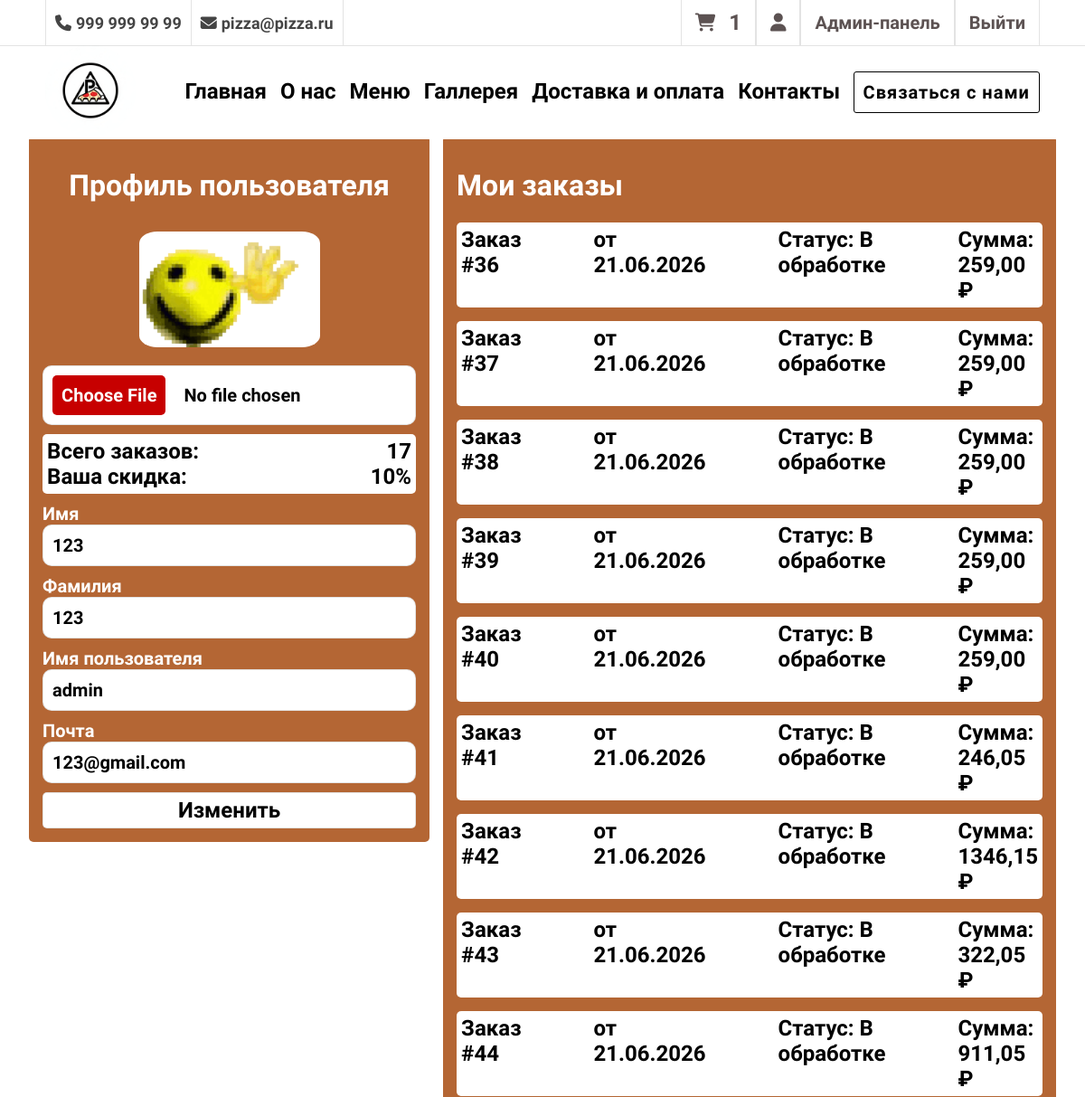
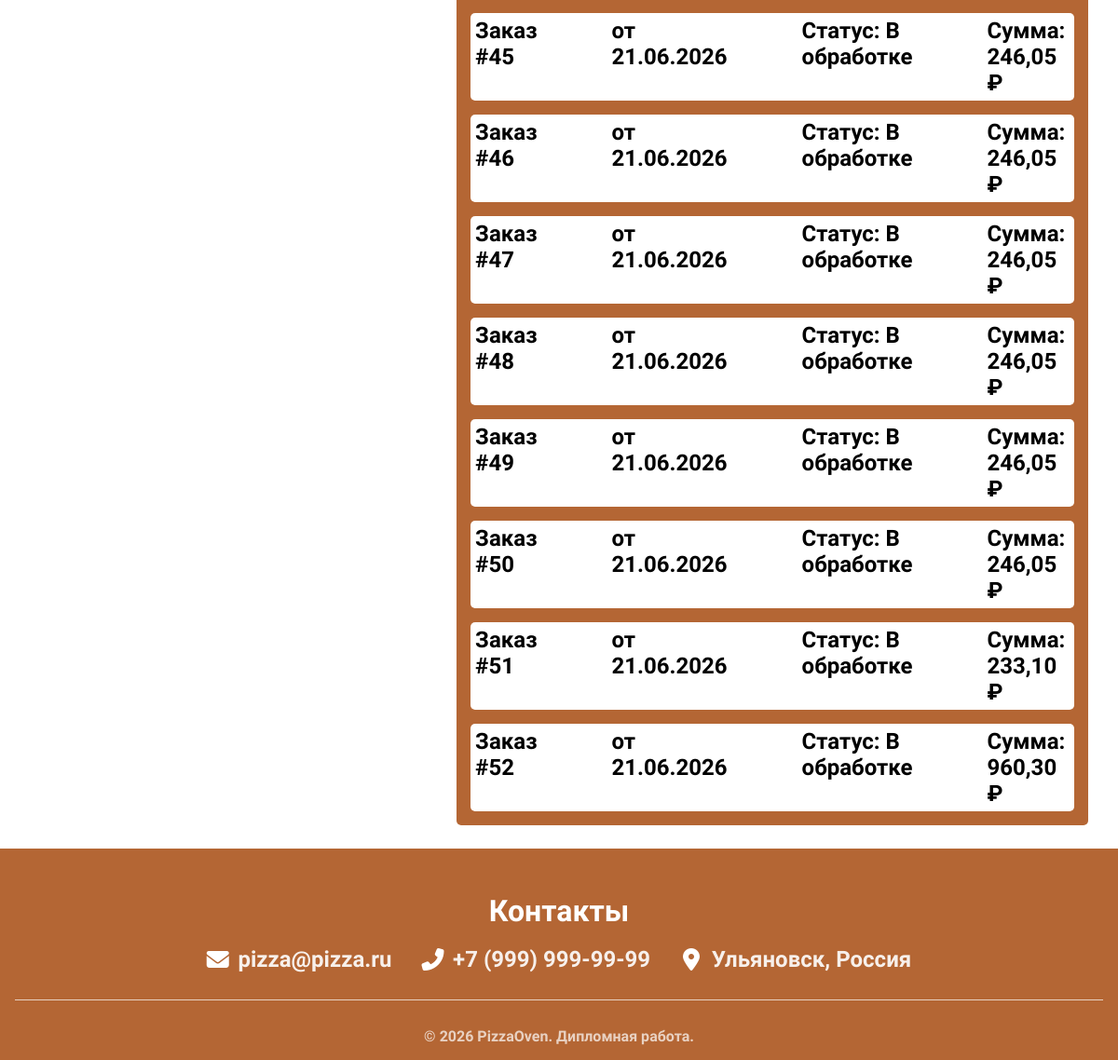
/user/profile/ (signed in), run on an earlier commit of the app's database (2 pictures, top to bottom).
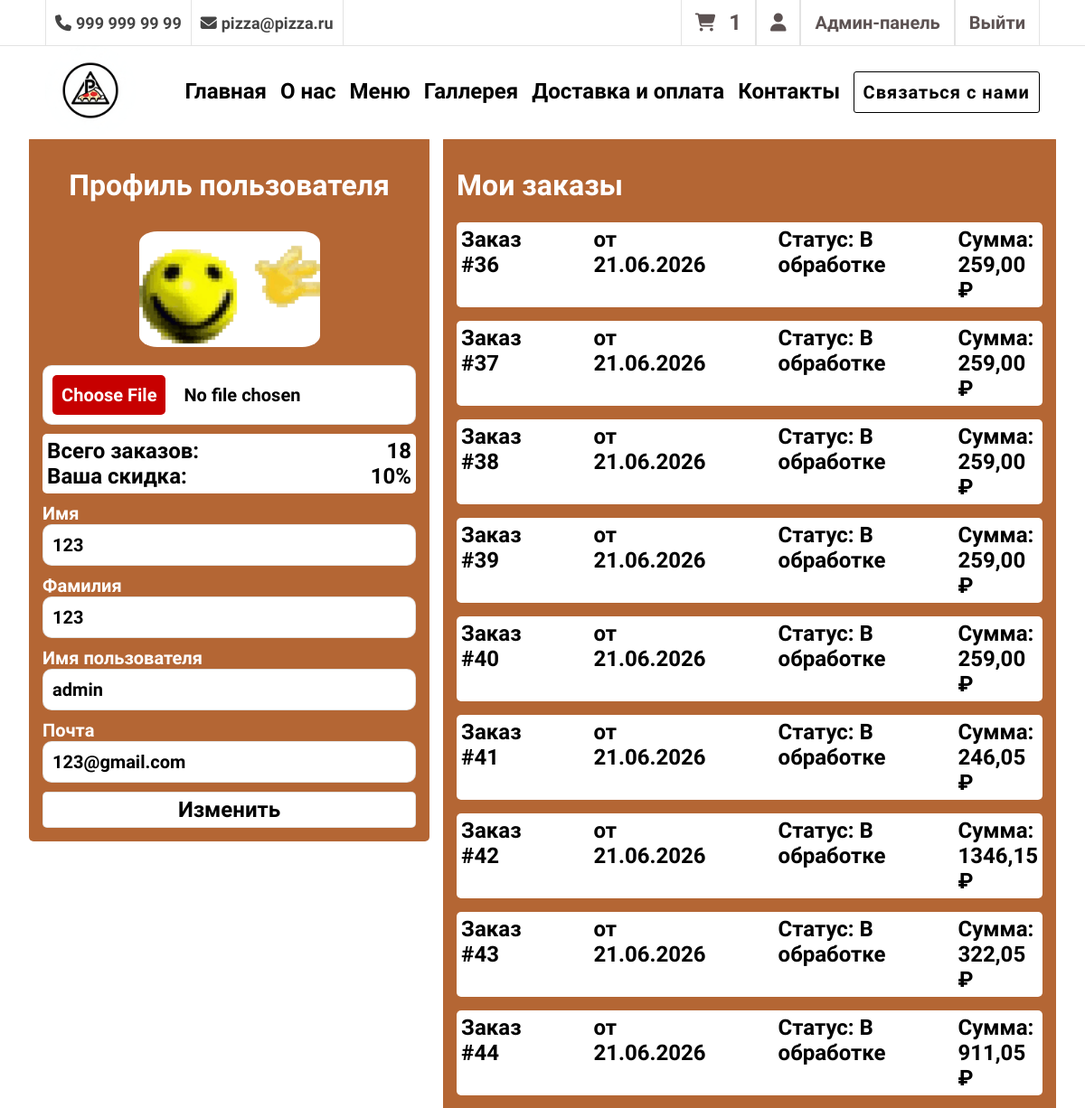
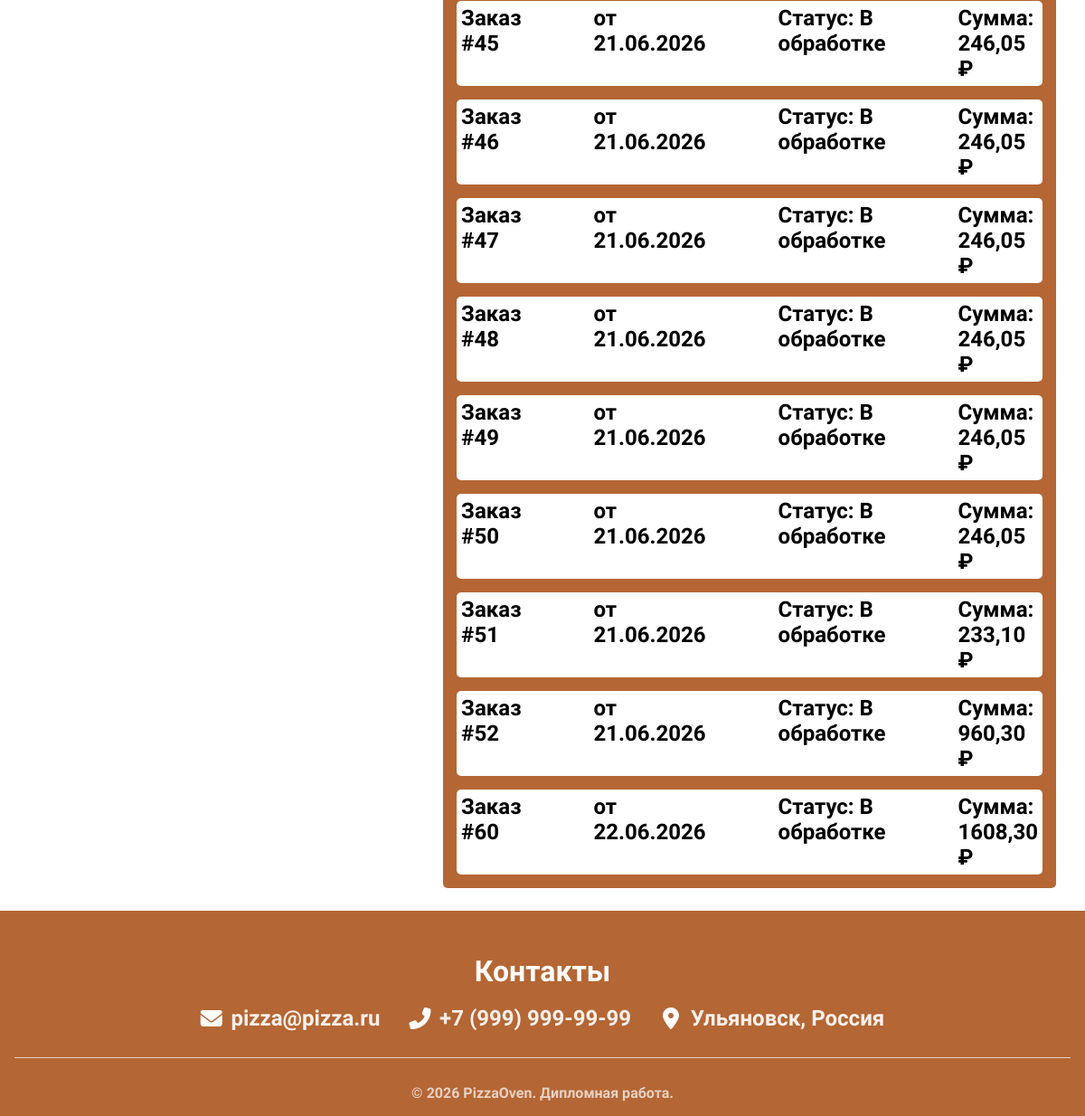
And on a later commit of the database (2 pictures, top to bottom).
### users/models.py (models this page shows, shortened)
class User(AbstractUser):
    phone_number = models.CharField(max_length=15, blank=True, null=True, verbose_name="Телефон")
    image = models.ImageField(upload_to='users_images', blank=True, null=True, verbose_name="Аватар")
    orders_count = models.PositiveIntegerField(default=0)
    class Meta:
        verbose_name = "Пользователь"
        verbose_name_plural = "Пользователи"
    def get_discount(self):
        if self.orders_count >= 30:
            return 15
        elif self.orders_count >= 15:
            return 10
        elif self.orders_count >= 5:
            return 5
        return 0

### orders/models.py (models this page shows, shortened)
class Order(models.Model):
    class Status(models.TextChoices):
        PROCESSING = 'processing', 'В обработке'
        DELIVERED = 'delivered', 'Доставлен'
        CANCELLED = 'cancelled', 'Отменён'
    class PaymentMethod(models.TextChoices):
        CASH = 'cash', 'Наличными при получении'
        CARD = 'card', 'Картой при получении'
    user = models.ForeignKey(to=User, on_delete=models.CASCADE, verbose_name="Пользователь")
    created_at = models.DateTimeField(auto_now_add=True, verbose_name="Дата создания")
    updated_at = models.DateTimeField(auto_now=True, verbose_name="Дата обновления")
    total_price = models.DecimalField(max_digits=10, decimal_places=2, default=0, verbose_name="Общая сумма")
    status = models.CharField(
    max_length=20,
    choices=Status.choices,
    default=Status.PROCESSING,
    verbose_name="Статус",
    )
    payment_method = models.CharField(
        max_length=20,
        choices=PaymentMethod.choices,
        default=PaymentMethod.CASH,
        verbose_name="Способ оплаты"
    )
    address = models.CharField(max_length=255, verbose_name="Адрес доставки")
    phone = models.CharField(max_length=20, verbose_name="Телефон")
    comment = models.TextField(blank=True, verbose_name="Комментарий к заказу")
    class Meta:
        db_table = "order"
        verbose_name = "Заказ"
        verbose_name_plural = "Заказы"

### users/views.py (the view)
# urls.py: path('profile/', views.profile, name='profile'),
@login_required
def profile(request):
    if request.method == "POST":
        form = ProfileForm(data=request.POST, instance=request.user, files=request.FILES)
        if form.is_valid():
            form.save()
            messages.success(request, f"{request.user.username}, Информация обновлена")
            return HttpResponseRedirect(reverse('profile'))
    else:
        form = ProfileForm(instance=request.user)
    orders = Order.objects.filter(user=request.user)
    context = {
        'form': form,
        'orders': orders
    }
    return render(request, "users/profile.html", context)

### users/forms.py
class ProfileForm(UserChangeForm):
    class Meta:
        model = User
        fields = (
            "image",
            "first_name",
            "last_name",
            "username",
            "email",
        )
    image = forms.ImageField()
    first_name = forms.CharField()
    last_name = forms.CharField()
    username = forms.CharField()
    email = forms.CharField()

### carts/context_processors.py (called while the page is built)
def cart_total_quantity(request):
    total_quantity = 0
    if request.user.is_authenticated:
        carts = Cart.objects.filter(user=request.user)
        total_quantity = sum(cart.quantity for cart in carts)
    else:
        session_key = request.session.session_key
        if session_key:
            carts = Cart.objects.filter(session_key=session_key)
            total_quantity = sum(cart.quantity for cart in carts)
    return {'cart_total_quantity': total_quantity}

### users/templates/users/profile.html (shortened to what this page needs)
{% extends 'main/base.html' %}
{% load static %}
{% block head %}
<link rel="stylesheet" href="{% static 'users/css/profile.css' %}" />
{%endblock %}
{% block main %}
<div class="profile-wrapper">
  <div class="form-wrapper">
    <form action="{% url 'profile' %}" method="post" enctype="multipart/form-data">
      <div class="form-items">
        <h1>Профиль пользователя</h1>
        {% if user.image %}
        <img class="avatar-img" src="{{ user.image.url }}" alt="Аватар">
        {% endif %}
        <div class="input-item">
          <input type="file" id="id_image" name="image" accept="image/*" />
        </div>
        <div class="loyal-wrapper">
          <p class="loyal-item">Всего заказов: <span>{{ user.orders_count }}</span></p>
          <p class="loyal-item">Ваша скидка: <span>{{ user.get_discount }}%</span></p>
        </div>
        <div class="input-item">
          <label for="id_first_name">Имя</label>
          <input type="text" id="id_first_name" name="first_name" value="{{ form.first_name.value }}"
            placeholder="Введите ваше имя" />
        </div>
        <div class="input-item">
          <label for="id_last_name">Фамилия</label>
          <input type="text" id="id_last_name" name="last_name" value="{{ form.last_name.value }}"
            placeholder="Введите вашу фамилию" />
        </div>
        <div class="input-item">
          <label for="id_username">Имя пользователя</label>
          <input type="text" id="id_username" name="username" value="{{ form.username.value }}"
            placeholder="Введите ваше имя пользователя" />
        </div>
        <div class="input-item">
          <label for="id_email">Почта</label>
          <input type="email" id="id_email" name="email" value="{{ form.email.value }}"
            placeholder="Введите вашу почту" />
        </div>
        <button type="submit" class="user-change-button">Изменить</button>
      </div>
    </form>
  </div>
  <div class="orders-wrapper">{% include 'orders/order_list.html' %}</div>
</div>
{% endblock %}

### orders/templates/orders/order_list.html (shortened to what this page needs)
{% load static %}
<div class="order-list-wrapper">
    <h1>Мои заказы</h1>
    {% if orders %}
    <div class="orders-wrapper">
        {% for order in orders %}
        <div class="order-card">
            <a href="#" class="order-link">
                <strong>Заказ #{{ order.id }}</strong>
                <div>от {{ order.created_at|date:"d.m.Y" }}</div>
                <div>Статус: {{ order.get_status_display }}</div>
                <div>Сумма: {{ order.total_price }} ₽</div>
            </a>
        </div>
        {% endfor %}
    </div>
    {% else %}
    <p class="orders-empty">У вас пока нет заказов.</p>
    {% endif %}
</div>

What changed in the data, as far as the page shows it:
changed User "admin": orders_count "17" → "18"
added Order: id "60", created_at "22.06.2026", status "В обработке", total_price "1608,30"
